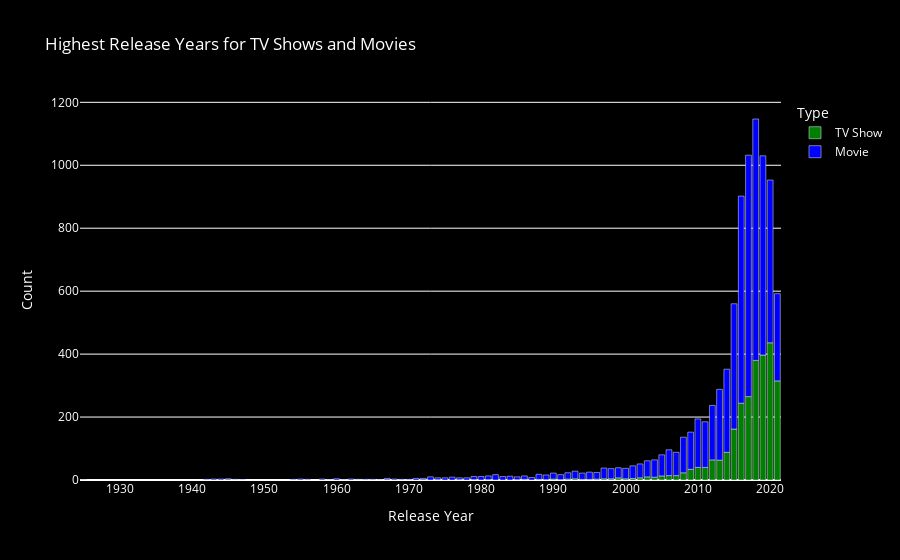

This figure's notebook cell:
### Code cell
grouped_data = netflix.groupby(['release_year', 'type']).size().reset_index(name='count')

fig = px.bar(grouped_data, x='release_year', y='count', color='type',
             title="Highest Release Years for TV Shows and Movies",
             labels={'release_year': "Release Year", 'count': "Count", 'type': "Type"},
             color_discrete_map={'Movie': 'blue', 'TV Show': 'green'})
fig.update_layout(
    plot_bgcolor='rgba(0,0,0,0)', 
    paper_bgcolor='black',         
    font=dict(color='white')       
)
highest_release_year = grouped_data[grouped_data["count"] == grouped_data["count"].max()]["release_year"].iloc[0]
highest_type = grouped_data[grouped_data["count"] == grouped_data["count"].max()]["type"].iloc[0]
print(f"The highest type on the release year {highest_release_year} is {highest_type}.")
fig.show()

### Figure 1 — Plotly figure (JSON) as saved in the notebook; plotly's stock layout.template omitted (floating-point values rounded to 4 significant figures)
{"data": [{"alignmentgroup": "True", "hovertemplate": "Type=TV Show<br>Release Year=%{x}<br>Count=%{y}<extra></extra>", "legendgroup": "TV Show", "marker": {"color": "green", "pattern": {"shape": ""}}, "name": "TV Show", "offsetgroup": "TV Show", "orientation": "v", "showlegend": true, "textposition": "auto", "type": "bar", "x": [1925, 1945, 1946, 1963, 1967, 1972, 1974, 1977, 1979, 1981, 1985, 1986, 1988, 1989, 1990, 1991, 1992, 1993, 1994, 1995, 1996, 1997, 1998, 1999, 2000, 2001, 2002, 2003, 2004, 2005, 2006, 2007, 2008, 2009, 2010, 2011, 2012, 2013, 2014, 2015, 2016, 2017, 2018, 2019, 2020, 2021], "xaxis": "x", "y": [1, 1, 1, 1, 1, 1, 1, 1, 1, 1, 1, 2, 2, 1, 3, 1, 3, 4, 2, 2, 3, 4, 4, 7, 4, 5, 7, 10, 9, 13, 14, 14, 23, 34, 40, 40, 64, 63, 88, 162, 244, 265, 380, 397, 436, 315], "yaxis": "y"}, {"alignmentgroup": "True", "hovertemplate": "Type=Movie<br>Release Year=%{x}<br>Count=%{y}<extra></extra>", "legendgroup": "Movie", "marker": {"color": "blue", "pattern": {"shape": ""}}, "name": "Movie", "offsetgroup": "Movie", "orientation": "v", "showlegend": true, "textposition": "auto", "type": "bar", "x": [1942, 1943, 1944, 1945, 1946, 1947, 1954, 1955, 1956, 1958, 1959, 1960, 1961, 1962, 1963, 1964, 1965, 1966, 1967, 1968, 1969, 1970, 1971, 1972, 1973, 1974, 1975, 1976, 1977, 1978, 1979, 1980, 1981, 1982, 1983, 1984, 1985, 1986, 1987, 1988, 1989, 1990, 1991, 1992, 1993, 1994, 1995, 1996, 1997, 1998, 1999, 2000, 2001, 2002, 2003, 2004, 2005, 2006, 2007, 2008, 2009, 2010, 2011, 2012, 2013, 2014, 2015, 2016, 2017, 2018, 2019, 2020, 2021], "xaxis": "x", "y": [2, 3, 3, 3, 1, 1, 2, 3, 2, 3, 1, 4, 1, 3, 1, 2, 2, 1, 4, 3, 2, 2, 5, 4, 10, 6, 7, 9, 6, 7, 10, 11, 12, 17, 11, 12, 9, 11, 8, 16, 15, 19, 16, 20, 24, 20, 23, 21, 34, 32, 32, 33, 40, 44, 51, 55, 67, 82, 74, 113, 118, 154, 145, 173, 225, 264, 398, 658, 767, 767, 633, 517, 277], "yaxis": "y"}], "layout": {"barmode": "relative", "font": {"color": "white"}, "legend": {"title": {"text": "Type"}, "tracegroupgap": 0}, "paper_bgcolor": "black", "plot_bgcolor": "rgba(0,0,0,0)", "title": {"text": "Highest Release Years for TV Shows and Movies"}, "xaxis": {"anchor": "y", "domain": [0, 1], "title": {"text": "Release Year"}}, "yaxis": {"anchor": "x", "domain": [0, 1], "title": {"text": "Count"}}}}
